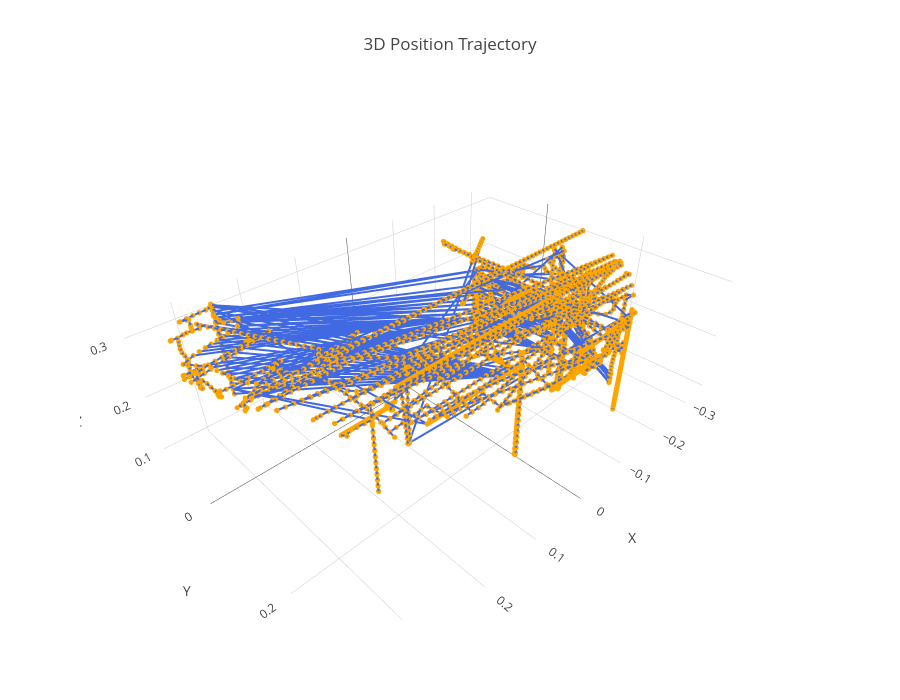

The notebook cell saved with this chart:
### Code cell
import plotly.graph_objects as go


# Create a 3D scatter (or line) plot
fig = go.Figure(
    data=[
        go.Scatter3d(
            x=df['x'],
            y=df['y'],
            z=df['z'],
            mode='lines+markers',  # 'lines', 'markers', or 'lines+markers'
            line=dict(color='royalblue', width=4),
            marker=dict(size=3, color='orange'),
            hovertemplate=
            'Time: %{customdata:.2f}s<extra></extra>',
            customdata=df['time'])
    ]
)

# Add layout details
fig.update_layout(
    title='3D Position Trajectory',
    scene=dict(
        xaxis_title='X',
        yaxis_title='Y',
        zaxis_title='Z',
        aspectmode='data'
    ),
    height=700
)

fig.show()

### Figure 1 — Plotly figure (JSON) as saved in the notebook; plotly's stock layout.template omitted (floating-point values rounded to 4 significant figures; data arrays with more than 128 entries replaced by an {"elided": "..."} marker saying what was removed)
{"data": [{"customdata": {"elided": "11103 float values"}, "hovertemplate": "Time: %{customdata:.2f}s<extra></extra>", "line": {"color": "royalblue", "width": 4}, "marker": {"color": "orange", "size": 3}, "mode": "lines+markers", "type": "scatter3d", "x": {"elided": "11103 float values"}, "y": {"elided": "11103 float values"}, "z": {"elided": "11103 float values"}}], "layout": {"height": 700, "scene": {"aspectmode": "data", "xaxis": {"title": {"text": "X"}}, "yaxis": {"title": {"text": "Y"}}, "zaxis": {"title": {"text": "Z"}}}, "title": {"text": "3D Position Trajectory"}}}
